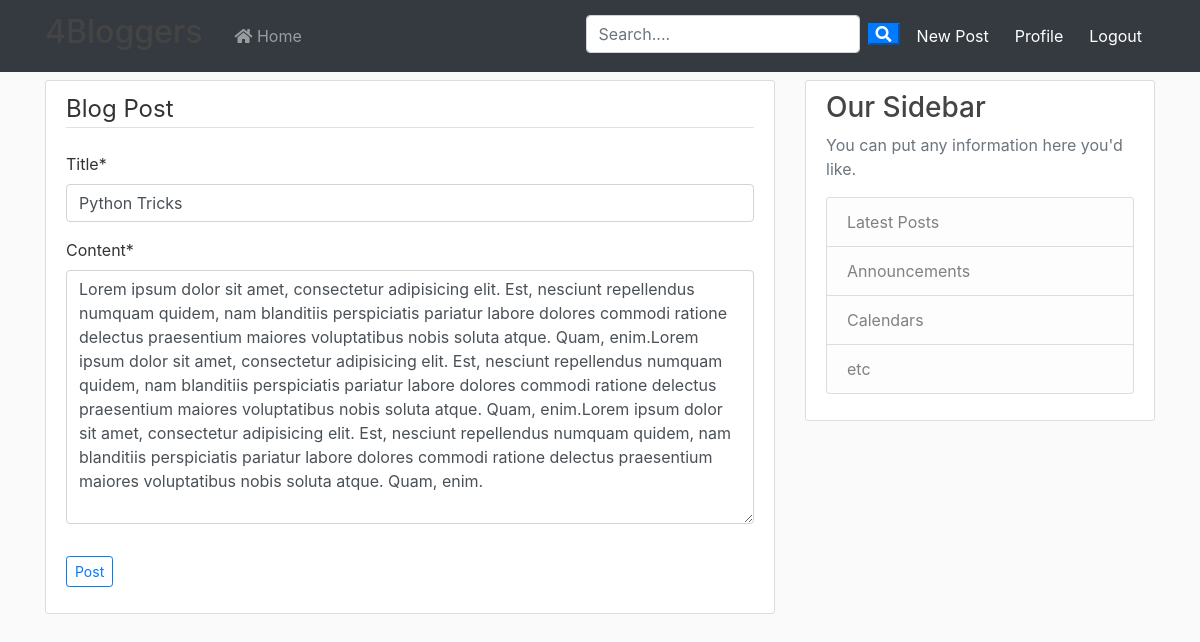
/post/23/update/ (signed in), run on the app's committed database.
### blog/models.py (models this page shows, shortened)
class Post(models.Model):
    author   = models.ForeignKey(User, on_delete=models.CASCADE)
    title    = models.CharField(max_length=250)
    content  = models.TextField()
    publish  = models.DateTimeField(default=timezone.now)

### blog/views.py (the view, shortened to what this page needs)
# urls.py: path('post/<int:pk>/update/', PostUpdateView.as_view(), name='post-update'),
class PostUpdateView(LoginRequiredMixin, UserPassesTestMixin, UpdateView):
	model = Post
	fields = ['title', 'content']
	def test_func(self):
		post = self.get_object()
		if self.request.user == post.author:
			return True
		return False

### blog/templates/blog/post_form.html (shortened to what this page needs)
{% extends "blog/base.html" %}
{% load crispy_forms_tags %}
{% block content %}
    <div class="content-section">
        <form method="POST">
            <fieldset class="form-group">
                <legend class="border-bottom mb-4">Blog Post</legend>
                {{ form|crispy }}
            </fieldset>
            <div class="form-group">
                <button class="btn btn-outline-primary btn-sm" type="submit">Post</button>
            </div>
        </form>
    </div>
{% endblock content %}

### blog/static/blog/main.css (style rules this page uses)
body { background: #fafafa; color: #333333; margin-top: 5rem; }
.content-section { background: #ffffff; padding: 10px 20px; border: 1px solid #dddddd; border-radius: 3px; margin-bottom: 20px; }

### data on the page
Post: title "Python Tricks", content "Lorem ipsum dolor sit amet, consectetur adipisicing elit. Est, nesciunt repellendus numquam quidem, nam blanditiis perspiciatis pariatur labore dolores commodi ratione delectus praesentium maiores voluptatibus nobis soluta atque. Quam, enim.Lorem ipsum dolor sit amet, consectetur adipisicing elit. Est, nesciunt repellendus numquam quidem, nam blanditiis perspiciatis pariatur labore dolores commodi ratione delectus praesentium maiores voluptatibus nobis soluta atque. Quam, enim.Lorem ipsum dolor sit amet, consectetur adipisicing elit. Est, nesciunt repellendus numquam quidem, nam blanditiis perspiciatis pariatur labore dolores commodi ratione delectus praesentium maiores voluptatibus nobis…"
